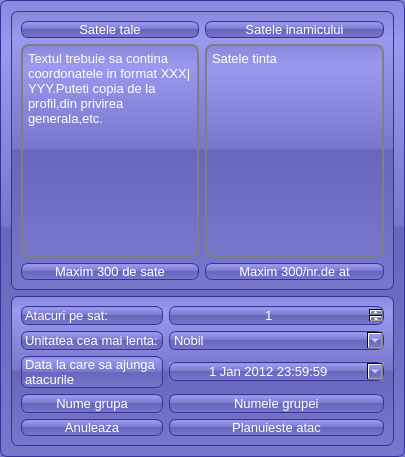
<?xml version="1.0" encoding="UTF-8"?>
<ui version="4.0">
 <class>dialogPlanNewAtack</class>
 <widget class="QDialog" name="dialogPlanNewAtack">
  <property name="windowModality">
   <enum>Qt::ApplicationModal</enum>
  </property>
  <property name="geometry">
   <rect>
    <x>0</x>
    <y>0</y>
    <width>405</width>
    <height>457</height>
   </rect>
  </property>
  <property name="minimumSize">
   <size>
    <width>340</width>
    <height>389</height>
   </size>
  </property>
  <property name="windowTitle">
   <string>Planuire atac</string>
  </property>
  <property name="windowIcon">
   <iconset resource="images.qrc">
    <normaloff>:/images/atack_icon.jpg</normaloff>:/images/atack_icon.jpg</iconset>
  </property>
  <property name="styleSheet">
   <string notr="true">color: white;
background-color: QLinearGradient( x1: 0, y1: 0, x2: 0, y2: 1, stop: 0 #88d, stop: 0.1 #99e, stop: 0.49 #77c, stop: 0.5 #66b, stop: 1 #77c);
border-width: 1px;
font-size: 13px;
border-color: #339;
border-style: solid;
border-radius: 7;
</string>
  </property>
  <property name="modal">
   <bool>true</bool>
  </property>
  <layout class="QVBoxLayout" name="verticalLayout">
   <item>
    <widget class="QFrame" name="frameVillages">
     <property name="frameShape">
      <enum>QFrame::StyledPanel</enum>
     </property>
     <property name="frameShadow">
      <enum>QFrame::Raised</enum>
     </property>
     <layout class="QGridLayout" name="gridLayout_2">
      <item row="2" column="0">
       <widget class="QLabel" name="labelMaxVillages">
        <property name="font">
         <font>
          <pointsize>-1</pointsize>
         </font>
        </property>
        <property name="frameShape">
         <enum>QFrame::Box</enum>
        </property>
        <property name="text">
         <string>Maxim 300 de sate</string>
        </property>
        <property name="alignment">
         <set>Qt::AlignCenter</set>
        </property>
        <property name="textInteractionFlags">
         <set>Qt::NoTextInteraction</set>
        </property>
       </widget>
      </item>
      <item row="0" column="0">
       <widget class="QLabel" name="labelYourVillages">
        <property name="font">
         <font>
          <pointsize>-1</pointsize>
         </font>
        </property>
        <property name="frameShape">
         <enum>QFrame::StyledPanel</enum>
        </property>
        <property name="frameShadow">
         <enum>QFrame::Sunken</enum>
        </property>
        <property name="lineWidth">
         <number>2</number>
        </property>
        <property name="midLineWidth">
         <number>2</number>
        </property>
        <property name="text">
         <string>Satele tale</string>
        </property>
        <property name="textFormat">
         <enum>Qt::LogText</enum>
        </property>
        <property name="alignment">
         <set>Qt::AlignCenter</set>
        </property>
        <property name="wordWrap">
         <bool>false</bool>
        </property>
        <property name="textInteractionFlags">
         <set>Qt::NoTextInteraction</set>
        </property>
        <property name="buddy">
         <cstring>&lt;h2&gt;&lt;font color=blue&gt;Satele tale &lt;/font&gt;&lt;/h2&gt;</cstring>
        </property>
       </widget>
      </item>
      <item row="0" column="2">
       <widget class="QLabel" name="labelEnemyVillages">
        <property name="font">
         <font>
          <pointsize>-1</pointsize>
         </font>
        </property>
        <property name="frameShape">
         <enum>QFrame::StyledPanel</enum>
        </property>
        <property name="frameShadow">
         <enum>QFrame::Sunken</enum>
        </property>
        <property name="lineWidth">
         <number>2</number>
        </property>
        <property name="midLineWidth">
         <number>2</number>
        </property>
        <property name="text">
         <string>Satele inamicului</string>
        </property>
        <property name="scaledContents">
         <bool>false</bool>
        </property>
        <property name="alignment">
         <set>Qt::AlignCenter</set>
        </property>
        <property name="textInteractionFlags">
         <set>Qt::NoTextInteraction</set>
        </property>
       </widget>
      </item>
      <item row="1" column="0">
       <widget class="QPlainTextEdit" name="plainTextEditYourVillages">
        <property name="font">
         <font>
          <pointsize>-1</pointsize>
         </font>
        </property>
        <property name="styleSheet">
         <string notr="true">padding: 1px;
border-style: solid;
border: 2px solid gray;
border-radius: 8px;</string>
        </property>
        <property name="tabChangesFocus">
         <bool>false</bool>
        </property>
        <property name="plainText">
         <string>Textul trebuie sa contina coordonatele in format XXX|YYY.Puteti copia de la profil,din privirea generala,etc.</string>
        </property>
        <property name="overwriteMode">
         <bool>false</bool>
        </property>
        <property name="maximumBlockCount">
         <number>300</number>
        </property>
        <property name="backgroundVisible">
         <bool>false</bool>
        </property>
        <property name="centerOnScroll">
         <bool>false</bool>
        </property>
       </widget>
      </item>
      <item row="1" column="2">
       <widget class="QPlainTextEdit" name="plainTextEditEnemyVillages">
        <property name="styleSheet">
         <string notr="true">padding: 1px;
border-style: solid;
border: 2px solid gray;
border-radius: 8px;</string>
        </property>
        <property name="plainText">
         <string>Satele tinta</string>
        </property>
       </widget>
      </item>
      <item row="2" column="2">
       <widget class="QLabel" name="MaxEnemyTargets">
        <property name="font">
         <font>
          <pointsize>-1</pointsize>
         </font>
        </property>
        <property name="frameShape">
         <enum>QFrame::Box</enum>
        </property>
        <property name="frameShadow">
         <enum>QFrame::Plain</enum>
        </property>
        <property name="text">
         <string>Maxim 300/nr.de at</string>
        </property>
        <property name="alignment">
         <set>Qt::AlignCenter</set>
        </property>
       </widget>
      </item>
      <item row="1" column="1">
       <layout class="QVBoxLayout" name="verticalLayout_2"/>
      </item>
     </layout>
    </widget>
   </item>
   <item>
    <widget class="QGroupBox" name="groupBoxAtackInfo">
     <property name="title">
      <string/>
     </property>
     <layout class="QGridLayout" name="gridLayout">
      <item row="0" column="0">
       <widget class="QLabel" name="labelAttacksPerVillage">
        <property name="font">
         <font>
          <pointsize>-1</pointsize>
         </font>
        </property>
        <property name="frameShape">
         <enum>QFrame::StyledPanel</enum>
        </property>
        <property name="text">
         <string>Atacuri pe sat:</string>
        </property>
        <property name="textInteractionFlags">
         <set>Qt::NoTextInteraction</set>
        </property>
       </widget>
      </item>
      <item row="2" column="0">
       <widget class="QLabel" name="labelAtackLanding">
        <property name="font">
         <font>
          <pointsize>-1</pointsize>
         </font>
        </property>
        <property name="frameShape">
         <enum>QFrame::StyledPanel</enum>
        </property>
        <property name="text">
         <string>Data la care sa ajunga atacurile</string>
        </property>
        <property name="wordWrap">
         <bool>true</bool>
        </property>
        <property name="textInteractionFlags">
         <set>Qt::NoTextInteraction</set>
        </property>
       </widget>
      </item>
      <item row="2" column="1">
       <widget class="QDateTimeEdit" name="dateTimeEditAtackLanding">
        <property name="font">
         <font>
          <pointsize>-1</pointsize>
         </font>
        </property>
        <property name="autoFillBackground">
         <bool>true</bool>
        </property>
        <property name="wrapping">
         <bool>false</bool>
        </property>
        <property name="frame">
         <bool>true</bool>
        </property>
        <property name="alignment">
         <set>Qt::AlignCenter</set>
        </property>
        <property name="buttonSymbols">
         <enum>QAbstractSpinBox::PlusMinus</enum>
        </property>
        <property name="specialValueText">
         <string/>
        </property>
        <property name="accelerated">
         <bool>false</bool>
        </property>
        <property name="dateTime">
         <datetime>
          <hour>23</hour>
          <minute>59</minute>
          <second>59</second>
          <year>2012</year>
          <month>1</month>
          <day>1</day>
         </datetime>
        </property>
        <property name="minimumDateTime">
         <datetime>
          <hour>0</hour>
          <minute>0</minute>
          <second>0</second>
          <year>2012</year>
          <month>1</month>
          <day>1</day>
         </datetime>
        </property>
        <property name="maximumDate">
         <date>
          <year>2050</year>
          <month>1</month>
          <day>1</day>
         </date>
        </property>
        <property name="currentSection">
         <enum>QDateTimeEdit::DaySection</enum>
        </property>
        <property name="calendarPopup">
         <bool>true</bool>
        </property>
       </widget>
      </item>
      <item row="1" column="1">
       <widget class="QComboBox" name="comboBoxSlowestUnit">
        <item>
         <property name="text">
          <string>Nobil</string>
         </property>
         <property name="icon">
          <iconset resource="images.qrc">
           <normaloff>:/images/unit_nobil.png</normaloff>:/images/unit_nobil.png</iconset>
         </property>
        </item>
        <item>
         <property name="text">
          <string>Berbec</string>
         </property>
         <property name="icon">
          <iconset resource="images.qrc">
           <normaloff>:/images/unit_ram.png</normaloff>:/images/unit_ram.png</iconset>
         </property>
        </item>
        <item>
         <property name="text">
          <string>Luptator cu spada</string>
         </property>
         <property name="icon">
          <iconset resource="images.qrc">
           <normaloff>:/images/unit_sword.png</normaloff>:/images/unit_sword.png</iconset>
         </property>
        </item>
        <item>
         <property name="text">
          <string>Luptator cu toporul</string>
         </property>
         <property name="icon">
          <iconset resource="images.qrc">
           <normaloff>:/images/unit_axe.png</normaloff>:/images/unit_axe.png</iconset>
         </property>
        </item>
        <item>
         <property name="text">
          <string>Cavalerie grea</string>
         </property>
         <property name="icon">
          <iconset resource="images.qrc">
           <normaloff>:/images/unit_heavy.png</normaloff>:/images/unit_heavy.png</iconset>
         </property>
        </item>
        <item>
         <property name="text">
          <string>Cavalerie usoara</string>
         </property>
         <property name="icon">
          <iconset resource="images.qrc">
           <normaloff>:/images/unit_light.png</normaloff>:/images/unit_light.png</iconset>
         </property>
        </item>
        <item>
         <property name="text">
          <string>Spion</string>
         </property>
         <property name="icon">
          <iconset resource="images.qrc">
           <normaloff>:/images/unit_spy.png</normaloff>:/images/unit_spy.png</iconset>
         </property>
        </item>
       </widget>
      </item>
      <item row="1" column="0">
       <widget class="QLabel" name="labelSlowestUnit">
        <property name="font">
         <font>
          <pointsize>-1</pointsize>
         </font>
        </property>
        <property name="frameShape">
         <enum>QFrame::StyledPanel</enum>
        </property>
        <property name="text">
         <string>Unitatea cea mai lenta:</string>
        </property>
        <property name="wordWrap">
         <bool>true</bool>
        </property>
        <property name="textInteractionFlags">
         <set>Qt::NoTextInteraction</set>
        </property>
       </widget>
      </item>
      <item row="4" column="1">
       <widget class="QPushButton" name="pushButtonStartPlanningAtack">
        <property name="font">
         <font>
          <pointsize>-1</pointsize>
         </font>
        </property>
        <property name="autoFillBackground">
         <bool>false</bool>
        </property>
        <property name="text">
         <string>Planuieste atac</string>
        </property>
        <property name="icon">
         <iconset resource="images.qrc">
          <normaloff>:/images/Attack_icon.png</normaloff>:/images/Attack_icon.png</iconset>
        </property>
        <property name="iconSize">
         <size>
          <width>19</width>
          <height>19</height>
         </size>
        </property>
        <property name="autoDefault">
         <bool>false</bool>
        </property>
        <property name="default">
         <bool>false</bool>
        </property>
        <property name="flat">
         <bool>false</bool>
        </property>
       </widget>
      </item>
      <item row="3" column="0">
       <widget class="QLabel" name="label">
        <property name="font">
         <font>
          <pointsize>-1</pointsize>
         </font>
        </property>
        <property name="frameShape">
         <enum>QFrame::StyledPanel</enum>
        </property>
        <property name="text">
         <string>Nume grupa</string>
        </property>
        <property name="alignment">
         <set>Qt::AlignCenter</set>
        </property>
        <property name="wordWrap">
         <bool>false</bool>
        </property>
        <property name="textInteractionFlags">
         <set>Qt::NoTextInteraction</set>
        </property>
       </widget>
      </item>
      <item row="3" column="1">
       <widget class="QLineEdit" name="lineEditGroupName">
        <property name="inputMethodHints">
         <set>Qt::ImhNone</set>
        </property>
        <property name="text">
         <string>Numele grupei</string>
        </property>
        <property name="maxLength">
         <number>20</number>
        </property>
        <property name="alignment">
         <set>Qt::AlignCenter</set>
        </property>
       </widget>
      </item>
      <item row="4" column="0">
       <widget class="QPushButton" name="pushButtonCancel">
        <property name="font">
         <font>
          <pointsize>-1</pointsize>
         </font>
        </property>
        <property name="text">
         <string>Anuleaza</string>
        </property>
        <property name="icon">
         <iconset resource="images.qrc">
          <normaloff>:/images/remove.png</normaloff>:/images/remove.png</iconset>
        </property>
       </widget>
      </item>
      <item row="0" column="1">
       <widget class="QSpinBox" name="spinBoxAtacksPerVill">
        <property name="alignment">
         <set>Qt::AlignCenter</set>
        </property>
        <property name="buttonSymbols">
         <enum>QAbstractSpinBox::PlusMinus</enum>
        </property>
        <property name="specialValueText">
         <string/>
        </property>
        <property name="accelerated">
         <bool>false</bool>
        </property>
        <property name="minimum">
         <number>1</number>
        </property>
        <property name="maximum">
         <number>300</number>
        </property>
       </widget>
      </item>
     </layout>
    </widget>
   </item>
  </layout>
 </widget>
 <tabstops>
  <tabstop>plainTextEditEnemyVillages</tabstop>
  <tabstop>plainTextEditYourVillages</tabstop>
  <tabstop>comboBoxSlowestUnit</tabstop>
  <tabstop>dateTimeEditAtackLanding</tabstop>
  <tabstop>pushButtonStartPlanningAtack</tabstop>
 </tabstops>
 <resources>
  <include location="images.qrc"/>
 </resources>
 <connections>
  <connection>
   <sender>pushButtonCancel</sender>
   <signal>clicked()</signal>
   <receiver>dialogPlanNewAtack</receiver>
   <slot>hide()</slot>
   <hints>
    <hint type="sourcelabel">
     <x>91</x>
     <y>327</y>
    </hint>
    <hint type="destinationlabel">
     <x>48</x>
     <y>351</y>
    </hint>
   </hints>
  </connection>
 </connections>
</ui>
